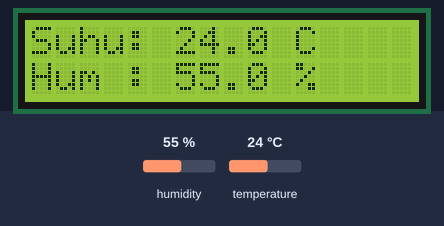
Bench run of a sketch on a simulated Arduino Uno, built with avr-gcc and run on an emulated ATmega328P. Shown: 16×2 character LCD. The test bench sets the inputs (shaded band); at power-on: humidity 55 %, temperature 24 °C.

Above: at 1.2 s.
1.3 s: humidity set to 22 %
At 3.5 s:
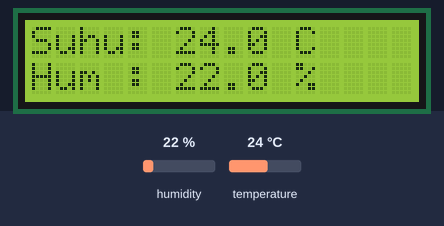
4.0 s: temperature set to 12 °C
At 5.0 s:
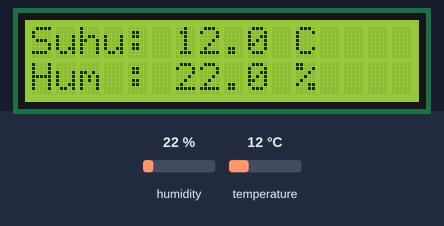
6.7 s: humidity set to 40 %
At 9.2 s:
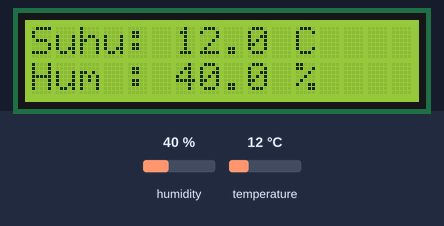
9.7 s: temperature set to 19 °C
At 10.7 s:
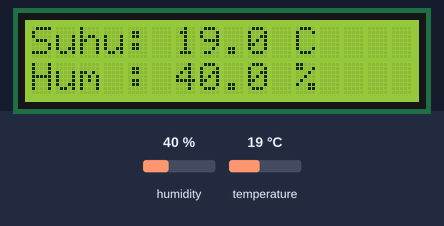
Timing chart, 0 to 12.7 s (numbered marks = the images above; inputs shaded):
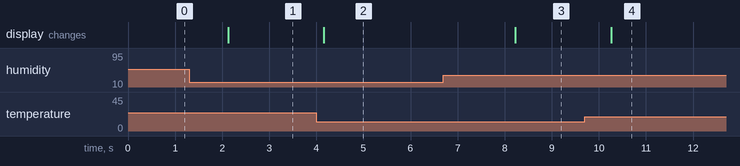

The sketch:

sensor_dht.ino
```cpp
#include <Wire.h>
#include <LiquidCrystal_I2C.h>
#include <DHT.h>

// inisiasi alamat lcd
LiquidCrystal_I2C lcd(0x27, 16, 2);

// Setting DHT
#define DHTPIN 2
#define DHTTYPE DHT22

DHT dht(DHTPIN, DHTTYPE);

void setup() {
  lcd.init();
  lcd.backlight();

  Serial.begin(9600);
  dht.begin();
}

void loop() {
  float suhu = dht.readTemperature();
  float kelembaban = dht.readHumidity();

  // Jika sensor gagal membaca
  if (isnan(suhu) || isnan(kelembaban)) {
    lcd.clear();
    lcd.setCursor(0,0);
    lcd.print("Sensor Error!");
    delay(2000);
    return;
  }

  lcd.clear();

  lcd.setCursor(0,0);
  lcd.print("Suhu: ");
  lcd.print(suhu,1);
  lcd.print(" C");

  lcd.setCursor(0,1);
  lcd.print("Hum : ");
  lcd.print(kelembaban,1);
  lcd.print(" %");

  delay(2000);
}
```

Measured:
- after the input at 1.3 s, the display: changes after 0.83 s (image 1)
- after the input at 4.0 s, the display: changes after 0.16 s (image 2)
- after the input at 6.7 s, the display: changes after 1.5 s (image 3)
- after the input at 9.7 s, the display: changes after 0.56 s (image 4)
